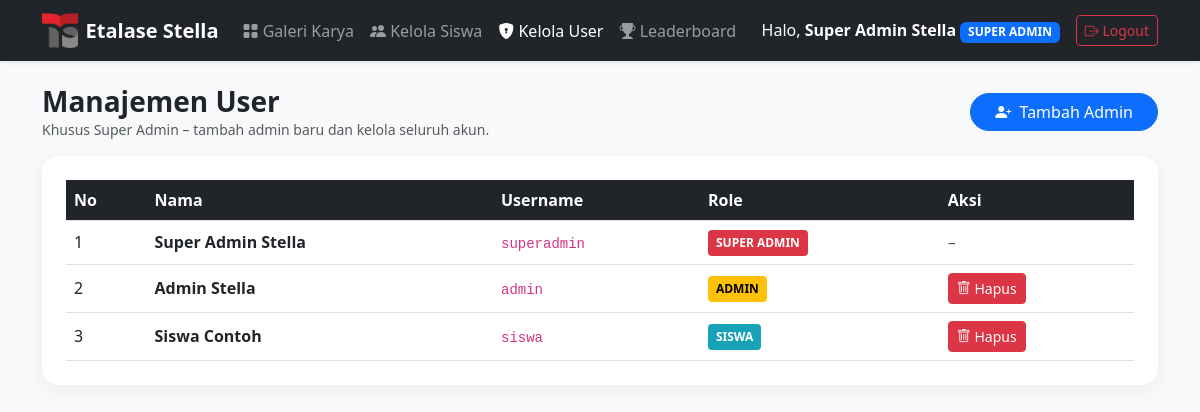
The page /admin/users.php (signed in) on the database its author committed.
### tables this page shows
CREATE TABLE IF NOT EXISTS users (
    id_users INT AUTO_INCREMENT PRIMARY KEY,
    nama VARCHAR(100) NOT NULL,
    username VARCHAR(50) UNIQUE,
    password VARCHAR(255) NOT NULL,
    role ENUM('super_admin', 'admin', 'siswa') DEFAULT 'siswa'
);

### middleware/auth_check.php (called while the page is built, shortened)
<?php
function e($value): string {
    return htmlspecialchars((string) $value, ENT_QUOTES, 'UTF-8');
}
function is_super_admin(): bool {
    return ($_SESSION['role'] ?? '') === 'super_admin';
}
function is_staff(): bool {
    return in_array($_SESSION['role'] ?? '', ['admin', 'super_admin'], true);
}

### admin/users.php (the view, shortened to what this page needs)
<?php
require_once '../config/kuis_db.php';
require_once '../middleware/auth_check.php';
$users = $pdo->query("SELECT * FROM users ORDER BY FIELD(role, 'super_admin', 'admin', 'siswa'), nama ASC")->fetchAll();
$base   = '../';
$active = 'users';
?>
<!DOCTYPE html>
<html lang="id">
<head>
    <link href="https://cdn.jsdelivr.net/npm/bootstrap@5.3.0/dist/css/bootstrap.min.css" rel="stylesheet">
    <link rel="stylesheet" href="https://cdn.jsdelivr.net/npm/bootstrap-icons@1.11.0/font/bootstrap-icons.css">
    <link rel="stylesheet" href="../assets/css/kelola.css">
    <link rel="stylesheet" href="../assets/css/popup.css">
</head>
<body>
<?php require __DIR__ . '/../includes/navbar.php'; ?>
<div class="container my-4">
    <div class="d-flex justify-content-between align-items-center flex-wrap gap-2 mb-3">
        <div>
            <h3 class="fw-bold mb-0">Manajemen User</h3>
            <p class="text-muted mb-0 small">Khusus Super Admin &ndash; tambah admin baru dan kelola seluruh akun.</p>
        </div>
        <button type="button" class="btn btn-primary rounded-pill px-4" data-popup-open="popupTambahAdmin">
            <i class="bi bi-person-plus-fill me-1"></i> Tambah Admin
        </button>
    </div>
    <div class="card card-custom p-4">
        <div class="table-responsive">
            <table class="table table-hover align-middle table-custom mb-0">
                <thead>
                    <tr>
                        <th>No</th>
                        <th>Nama</th>
                        <th>Username</th>
                        <th>Role</th>
                        <th>Aksi</th>
                    </tr>
                </thead>
                <tbody>
                    <?php $no = 1; foreach ($users as $u): ?>
                    <tr>
                        <td><?= $no++ ?></td>
                        <td><b><?= e($u['nama']) ?></b></td>
                        <td><code><?= e($u['username']) ?></code></td>
                        <td><span class="badge-role badge-<?= e($u['role']) ?>"><?= e(str_replace('_', ' ', $u['role'])) ?></span></td>
                        <td>
                            <?php if ($u['role'] !== 'super_admin'): ?>
                                <form method="POST" onsubmit="return confirm('Hapus user ini beserta karya yang diunggah?');">
                                    <button type="submit" class="btn btn-danger btn-sm"><i class="bi bi-trash"></i> Hapus</button>
                                </form>
                            <?php else: ?>
                                <span class="text-muted">&ndash;</span>
                            <?php endif; ?>
                        </td>
                    </tr>
                    <?php endforeach; ?>
                </tbody>
            </table>
        </div>
    </div>
</div>
</body>
</html>

### includes/navbar.php (shortened to what this page needs)
<?php
$base   = $base ?? '';
$active = $active ?? '';
?>
<nav class="navbar navbar-expand-lg navbar-dark bg-dark sticky-top shadow-sm">
    <div class="container">
        <a class="navbar-brand fw-bold d-flex align-items-center gap-2" href="<?= $base ?>index.php">
            <img src="<?= $base ?>assets/img/logo.png" alt="Logo" style="height: 35px; width: auto;">
            <span>Etalase Stella</span>
        </a>
        <div class="collapse navbar-collapse" id="navbarNav">
            <ul class="navbar-nav me-auto">
                <li class="nav-item">
                    <a class="nav-link <?= $active === 'galeri' ? 'active' : '' ?>" href="<?= $base ?>index.php"><i class="bi bi-grid-fill"></i> Galeri Karya</a>
                </li>
                <?php if (is_staff()): ?>
                    <li class="nav-item">
                        <a class="nav-link <?= $active === 'siswa' ? 'active' : '' ?>" href="<?= $base ?>admin/siswa.php"><i class="bi bi-people-fill"></i> Kelola Siswa</a>
                    </li>
                <?php endif; ?>
                <?php if (is_super_admin()): ?>
                    <li class="nav-item">
                        <a class="nav-link <?= $active === 'users' ? 'active' : '' ?>" href="<?= $base ?>admin/users.php"><i class="bi bi-shield-lock-fill"></i> Kelola User</a>
                    </li>
                <?php endif; ?>
                <li class="nav-item">
                    <a class="nav-link <?= $active === 'leaderboard' ? 'active' : '' ?>" href="<?= $base ?>leaderboard.php"><i class="bi bi-trophy-fill"></i> Leaderboard</a>
                </li>
            </ul>
            <div class="d-flex align-items-center text-white gap-3">
                <span>Halo, <b><?= e($_SESSION['nama']) ?></b> <span class="badge bg-primary text-uppercase"><?= e(str_replace('_', ' ', $_SESSION['role'])) ?></span></span>
                <a href="<?= $base ?>auth/logout.php" class="btn btn-outline-danger btn-sm"><i class="bi bi-box-arrow-right"></i> Logout</a>
            </div>
        </div>
    </div>
</nav>

### assets/css/kelola.css (style rules this page uses)
body { background-color: #f8f9fa; }
.card-custom { border: none; border-radius: 16px; box-shadow: 0 4px 16px rgba(0, 0, 0, 0.06); }
.table-custom th { background-color: #212529; color: #ffffff; }
.badge-role { display: inline-block; padding: 4px 8px; border-radius: 4px; font-size: 12px; font-weight: bold; text-transform: uppercase; }
.badge-super_admin { background: #dc3545; color: #fff; }
.badge-admin { background: #ffc107; color: #000; }
.badge-siswa { background: #17a2b8; color: #fff; }

### rows shown on the page
users: nama "Super Admin Stella", username "superadmin", role "SUPER ADMIN"
users: nama "Admin Stella", username "admin", role "ADMIN"
users: nama "Siswa Contoh", username "siswa", role "SISWA"

### other values the page prints
$_SESSION['nama'] "Super Admin Stella"
str_replace('_', ' ', $_SESSION['role']) "SUPER ADMIN"
